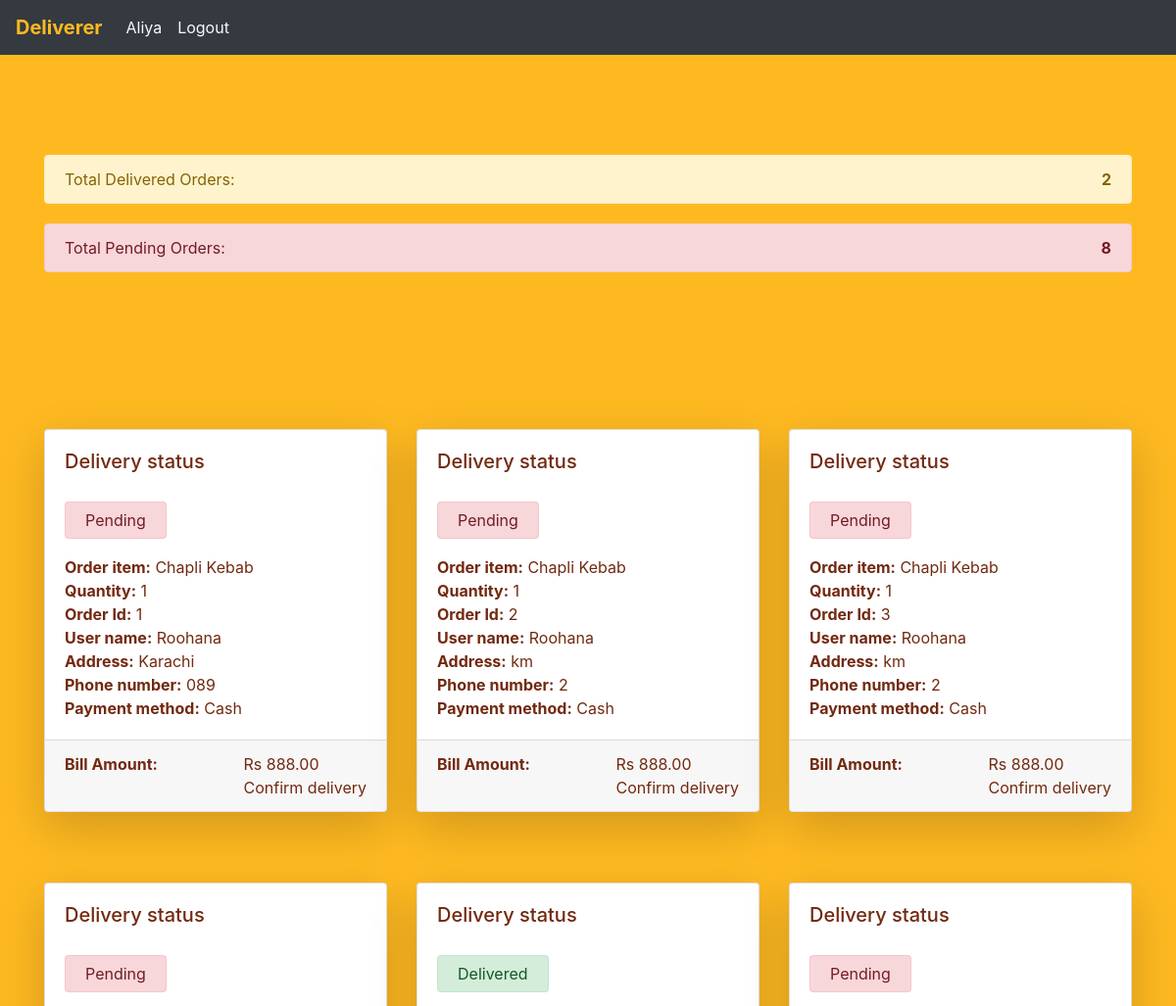
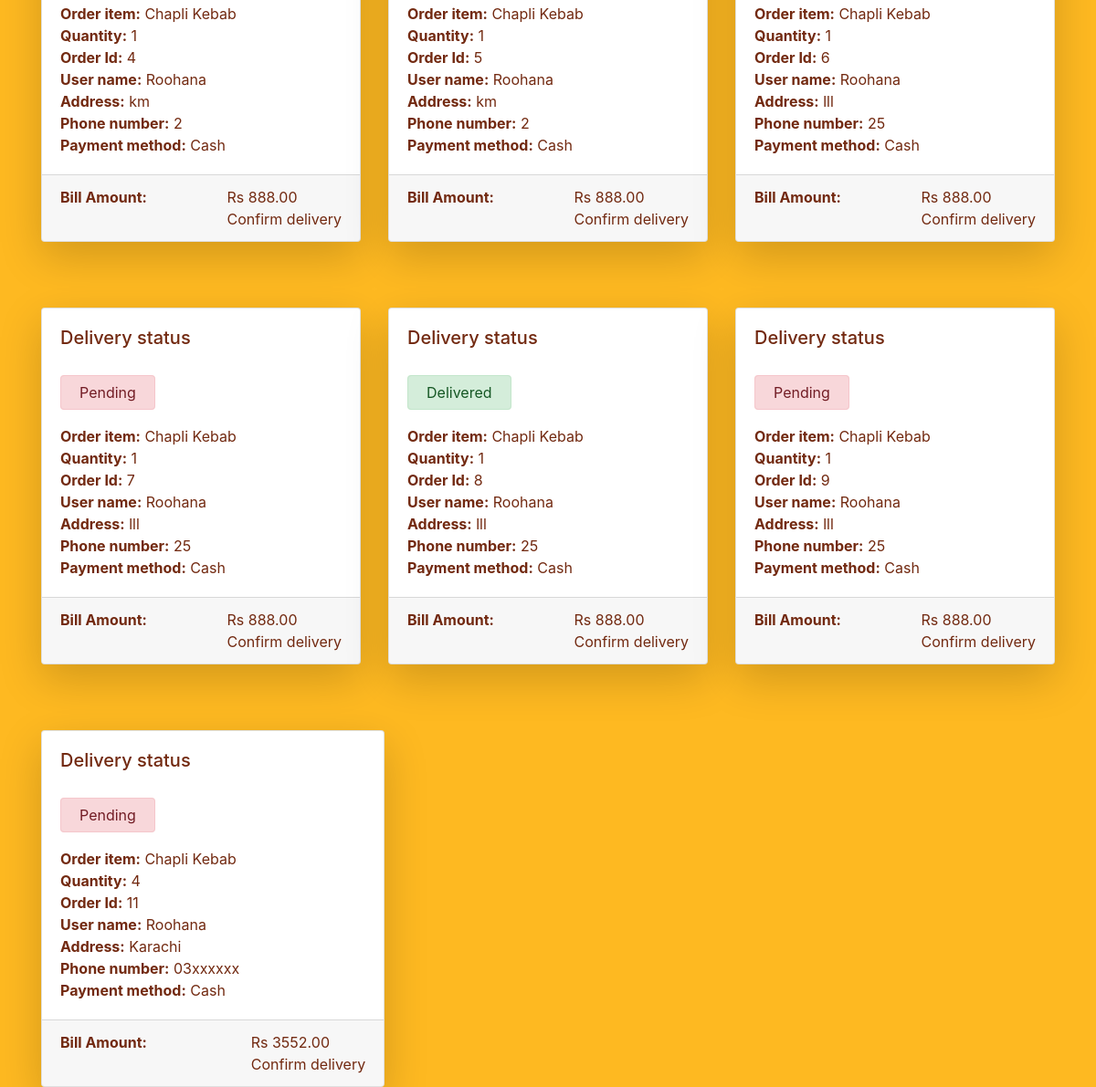
/deliverer/index (signed in), run on the app's committed database (2 pictures, top to bottom).
### user/models.py (models this page shows)
class User(AbstractUser):
    USER_TYPE_CHOICES = (
        (1, 'customer'),
        (2, 'seller'),
        (3, 'deliverer'),
        (4, 'admin'),
    )
    username = None
    user_type = models.PositiveSmallIntegerField(choices = USER_TYPE_CHOICES)
    email = models.EmailField(_('email address'), unique=True)
    USERNAME_FIELD = 'email'
    REQUIRED_FIELDS = []
    objects = UserManager()
    def __str__(self):
        return self.email

### cart/models.py (models this page shows, shortened)
class Order(models.Model):
    user = models.ForeignKey(User, on_delete = models.CASCADE)
    order_items = models.ForeignKey(Order_Items, on_delete=models.CASCADE)
    address = models.CharField(max_length = 100)
    phone_number = models.CharField(max_length=20)
    total = models.DecimalField( max_digits = 20, decimal_places = 2 )
    deliverer = models.ForeignKey(Deliverer, on_delete=models.CASCADE)
    note = models.CharField(max_length = 200, default="none")
    payment = models.PositiveSmallIntegerField(choices=payment_choice, default=1)
    status = models.BooleanField(default=False)

class Order_Items(models.Model):
    product = models.ForeignKey(Product, on_delete = models.CASCADE, null = True, blank = True)
    quantity = models.PositiveSmallIntegerField(default = 1)
    cart = models.ForeignKey(Cart, on_delete=models.CASCADE, null = True, blank = True)
    total = models.DecimalField( max_digits = 20, decimal_places = 2 , default=0)

class Product(models.Model):
    dish = models.ForeignKey(Dish, on_delete = models.CASCADE)

### seller/models.py (models this page shows, shortened)
class Dish(models.Model):
    restaurant = models.ForeignKey(Restaurant, on_delete=models.CASCADE)
    name = models.CharField(max_length=64)
    summary = models.CharField(max_length=250)
    nationality = models.PositiveSmallIntegerField(choices=Restaurant_category, default=1)
    no_of_serving = models.PositiveSmallIntegerField()
    picture = models.CharField(max_length=64)
    category = models.PositiveSmallIntegerField(choices=Dish_category, default=1)
    glutten_free = models.BooleanField(default=False)
    customizable = models.BooleanField(default=False)
    seller = models.ForeignKey(Seller, on_delete=models.CASCADE, related_name="cooks")
    price = models.FloatField()
    picture = models.ImageField(upload_to='dishes/%Y/%m/%d', max_length=255, blank=True, null=True)

### deliverer/views.py (the view)
# urls.py: path("", views.index, name="cart"),
def index(request):
    if request.user.is_authenticated:
        user = User.objects.get(email = request.user).user_type
        if user ==  3:
            deliverer = Deliverer.objects.get(user=request.user)
            orders = Order.objects.filter(deliverer=deliverer)
            delivered = orders.filter(status=True).count()
            pending = orders.filter(status=False).count()
            context = {
                "name": request.user.first_name,
                "orders": orders,
                "delivered": delivered,
                "pending": pending
            }
            return render(request, "deliverer/index.html", context)
        else:
            logout(request)
    return HttpResponseRedirect(reverse('register_deliverer'))

### deliverer/templates/deliverer/index.html (shortened to what this page needs)
{% extends "deliverer/layout.html"%}
{% load static %}
{% block content %}
<div class="alert alert-warning" style="margin-top: 110px;" role="alert">
        Total Delivered Orders: <span class="float-right"><b data-delivered="{{delivered}}" class="delivered">{{delivered}}</b></span>
      </div>
      <div class="alert alert-danger" style="margin-top: 20px;" role="alert">
        Total Pending Orders: <span class="float-right"><b data-pending="{{pending}}" class="pending">{{pending}}</b></span>
      </div>
      <br>
      <br>
      <br>
      <div class="card-deck">
        {% for order in orders %}
            {% if forloop.counter0|divisibleby:3 %}
            </div><br>
            <br>
            <br><div class="card-deck"><div style="max-width: 33%; height: auto;" class="card shadow-lg  rounded" data-order="{{ order.id }}">
              <div class="card-body ">
                <h5 class="card-title">Delivery status</h5>
                <br>
                {% if not order.status %}
                <span class=" mx-auto alert alert-danger py-2 status" role="alert">
                  Pending
                </span></h5>
                {% else %}
                <span class=" mx-auto alert alert-success py-2 status" role="alert">
                  Delivered
                </span></h5>
                  {% endif %}
                <br><br>
                <p class="card-text">
                  <b>Order item:</b> {{ order.order_items.product.dish.name }}<br>
                  <b>Quantity:</b> {{ order.order_items.quantity }}<br>
                  <b>Order Id:</b> {{order.order_items.id }}<br>
                  <b>User name:</b> {{ order.user.first_name }} <br>
                  <b>Address:</b> {{ order.address }}<br>
                  <b>Phone number:</b> {{ order.phone_number }}<br>
                  <b>Payment method:</b> {{ order.get_payment_display }}
                </p>
              </div>
              <div class="card-footer">
                <b>Bill Amount:</b> <span class="float-right"> Rs {{ order.order_items.total }}
                    <br>
                <div class="popup">Confirm delivery
                </div>
              </div>
            </div>
            {% else %}
            <div class="card shadow-lg  rounded" style="max-width: 33%; height: auto;"  data-order="{{ order.id }}">
              <div class="card-body ">
                <h5 class="card-title">Delivery status</h5>
                <br>
                {% if not order.status %}
                <span class=" mx-auto alert alert-danger py-2 status" role="alert">
                  Pending
                </span></h5>
                {% else %}
                <span class=" mx-auto alert alert-success py-2 status" role="alert">
                  Delivered
                </span></h5>
                  {% endif %}
                <br><br>
                <p class="card-text">
                  <b>Order item:</b> {{ order.order_items.product.dish.name }}<br>
                  <b>Quantity:</b> {{ order.order_items.quantity }}<br>
                  <b>Order Id:</b> {{order.order_items.id }}<br>
                  <b>User name:</b> {{ order.user.first_name }} <br>
                  <b>Address:</b> {{ order.address }}<br>
                  <b>Phone number:</b> {{ order.phone_number }}<br>
                  <b>Payment method:</b> {{ order.get_payment_display }}
                </p>
              </div>
              <div class="card-footer">
                <b>Bill Amount:</b> <span class="float-right"> Rs {{ order.order_items.total }}
                    <br>
                <div class="popup">Confirm delivery
                </div>
              </div>
            </div>
              {% endif %}
            <br>
            <br>
            <br>
            {% endfor %}
      </div>
{% endblock %}

### deliverer/templates/deliverer/layout.html (shortened to what this page needs)
{% load static %}
<!DOCTYPE html>
<html lang="en">
    <head>
        <link rel="stylesheet" href="https://stackpath.bootstrapcdn.com/bootstrap/4.5.0/css/bootstrap.min.css"
>
        <link rel="stylesheet" href="https://use.fontawesome.com/releases/v5.0.8/css/all.css">
        <link rel="stylesheet" href="https://stackpath.bootstrapcdn.com/bootstrap/4.5.2/css/bootstrap.min.css">
        <link rel="stylesheet" href="https://cdnjs.cloudflare.com/ajax/libs/font-awesome/4.7.0/css/font-awesome.min.css">
        <link rel="stylesheet" href="{% static 'deliverer/style.css' %}">
        <link rel="stylesheet" href="{% static 'deliverer/aribastyle.css' %}">
    </head>
    <body class="overall container-md" style="background-color: #FEB921;color: #722910;">
        <nav class="navbar fixed-top container-fluid navbar-expand-lg navbar-light bg-dark">
            {% if request.user.is_authenticated %}
            <a class="navbar-brand " href="#"><b style="color: #FEB921;">Deliverer</b></a>
            {% else %}
            <a class="navbar-brand " href="{% url 'user_index' %}"><b style="color: #FEB921;">Food Quest</b></a>
            {% endif %}
        <div class="collapse navbar-collapse " id="navbarSupportedContent">
          <ul class="navbar-nav float-right mr-auto">
            {% if request.user.is_authenticated %}
            <li class="nav-item active ">
              <a class="nav-link text-light "href="{% url 'deliverer_index' %}">{{ request.user.first_name }}<span class="sr-only">(current)</span></a>
            </li>
              <li class="nav-item active">
                <a class="nav-link text-light " href="{% url 'logout_deliverer'%}">Logout<span class="sr-only">(current)</span></a>
              </li>
            {% endif %}
          </ul>
        </div>
    </nav>
    <br>
    <br>
        {% block content %}
        {% endblock %}
    </body>
</html>

### deliverer/static/deliverer/style.css (style rules this page uses)
body { background-image: url("https://www.transparentpng.com/thumb/food/X1SylL-food-logo-high-quality-png.png"); background-attachment: fixed; background-position: 50% 50%; background-repeat: no-repeat; background-color: #FEB921; }
.popup { position: relative; display: inline-block; cursor: pointer; }

### deliverer/static/deliverer/aribastyle.css (style rules this page uses)
.overall { background-color: #FEB921; }

### data on the page
User: user.first_name "Aliya"
Order: status "Pending", order_items.product.dish.name "Chapli Kebab", order_items.quantity "1", order_items.id "1", user.first_name "Roohana", address "Karachi", phone_number "089", payment "Cash", order_items.total "888.00"
Order: status "Pending", order_items.product.dish.name "Chapli Kebab", order_items.quantity "1", order_items.id "2", user.first_name "Roohana", address "km", phone_number "2", payment "Cash", order_items.total "888.00"
Order: status "Pending", order_items.product.dish.name "Chapli Kebab", order_items.quantity "1", order_items.id "3", user.first_name "Roohana", address "km", phone_number "2", payment "Cash", order_items.total "888.00"
Order: status "Pending", order_items.product.dish.name "Chapli Kebab", order_items.quantity "1", order_items.id "4", user.first_name "Roohana", address "km", phone_number "2", payment "Cash", order_items.total "888.00"
Order: status "Delivered", order_items.product.dish.name "Chapli Kebab", order_items.quantity "1", order_items.id "5", user.first_name "Roohana", address "km", phone_number "2", payment "Cash", order_items.total "888.00"
Order: status "Pending", order_items.product.dish.name "Chapli Kebab", order_items.quantity "1", order_items.id "6", user.first_name "Roohana", address "lll", phone_number "25", payment "Cash", order_items.total "888.00"
Order: status "Pending", order_items.product.dish.name "Chapli Kebab", order_items.quantity "1", order_items.id "7", user.first_name "Roohana", address "lll", phone_number "25", payment "Cash", order_items.total "888.00"
Order: status "Delivered", order_items.product.dish.name "Chapli Kebab", order_items.quantity "1", order_items.id "8", user.first_name "Roohana", address "lll", phone_number "25", payment "Cash", order_items.total "888.00"
Order: status "Pending", order_items.product.dish.name "Chapli Kebab", order_items.quantity "1", order_items.id "9", user.first_name "Roohana", address "lll", phone_number "25", payment "Cash", order_items.total "888.00"
Order: status "Pending", order_items.product.dish.name "Chapli Kebab", order_items.quantity "4", order_items.id "11", user.first_name "Roohana", address "Karachi", phone_number "03xxxxxx", payment "Cash", order_items.total "3552.00"

### other printed values
{{ delivered }} "2"
{{ pending }} "8"
